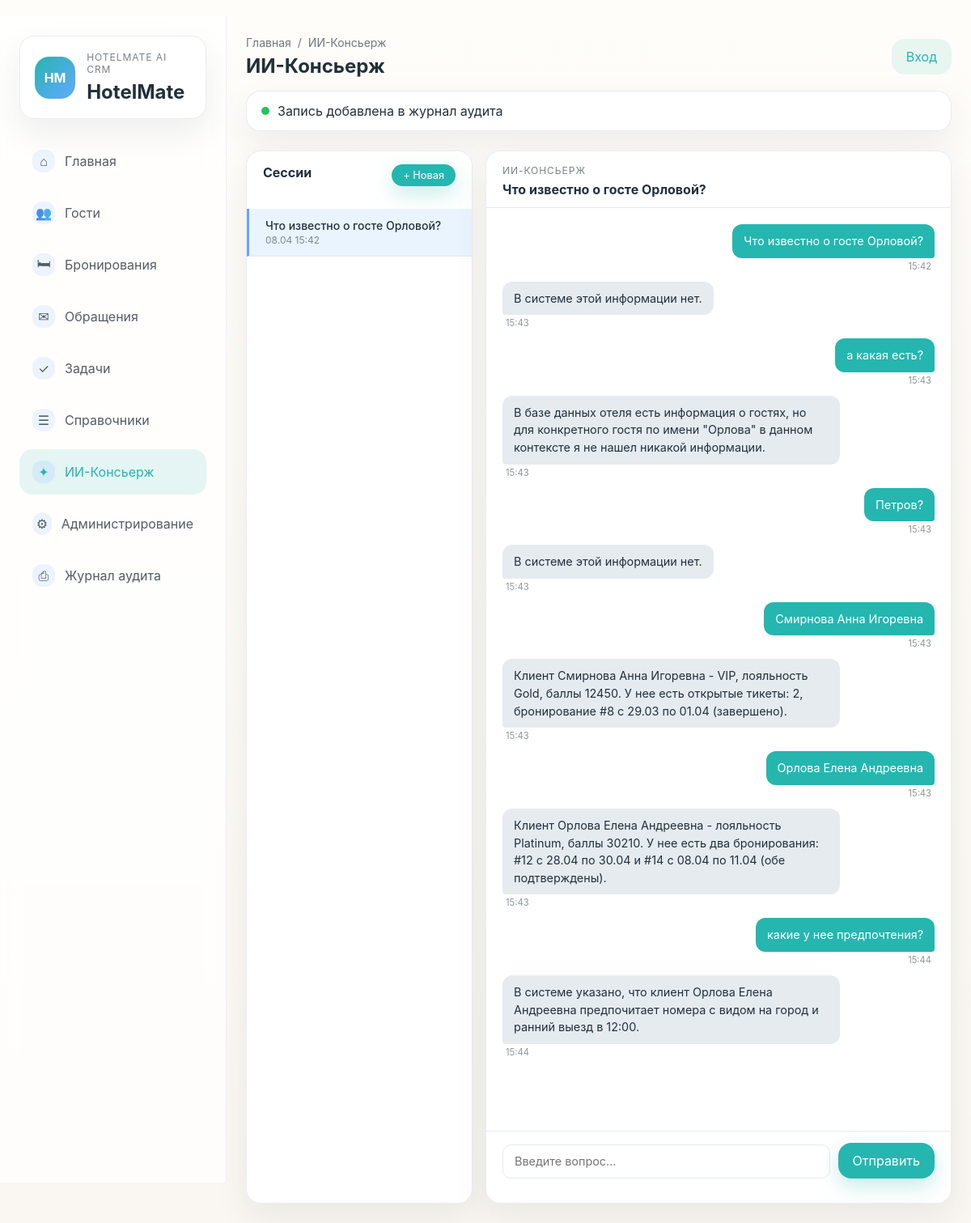
Screenshot of /ai/?session=1 with the database file from the repository.
### ui/models.py (models this page shows, shortened)
class TimestampedModel(models.Model):
    created_at = models.DateTimeField(auto_now_add=True)
    updated_at = models.DateTimeField(auto_now=True)
    class Meta:
        abstract = True

class AgentSession(TimestampedModel):
    title = models.CharField('заголовок', max_length=200, blank=True, default='')
    class Meta:
        verbose_name = 'Сессия ИИ'
        verbose_name_plural = 'Сессии ИИ'
        ordering = ['-created_at']

class AgentMessage(models.Model):
    ROLE_USER      = 'user'
    ROLE_ASSISTANT = 'assistant'
    session    = models.ForeignKey(AgentSession, on_delete=models.CASCADE, related_name='messages')
    role       = models.CharField('роль', max_length=20)
    content    = models.TextField('текст')
    created_at = models.DateTimeField(auto_now_add=True)
    class Meta:
        verbose_name = 'Сообщение ИИ'
        verbose_name_plural = 'Сообщения ИИ'
        ordering = ['created_at']

### ui/views.py (the view)
# urls.py: path('ai/', views.ai_console, name='ai_console'),
def ai_console(request: HttpRequest) -> HttpResponse:
    context = base_context('ИИ-Консьерж', 'ИИ-Консьерж', [
        {'label': 'Главная', 'url_name': 'ui:dashboard'}, {'label': 'ИИ-Консьерж'},
    ])
    sessions = db.AgentSession.objects.order_by('-created_at')[:30]
    session_id = request.GET.get('session')
    active_session = None
    messages = []
    if session_id:
        active_session = db.AgentSession.objects.filter(pk=session_id).first()
        if active_session:
            messages = list(active_session.messages.order_by('created_at'))
    context.update({
        'sessions': sessions,
        'active_session': active_session,
        'messages': messages,
    })
    return render(request, 'ui/ai_console.html', context)

### ui/views.py (called while the page is built)
def base_context(active_page: str, title: str, breadcrumbs: list[dict]) -> dict:
    return {
        'nav_items': NAV_ITEMS,
        'active_page': active_page,
        'page_title': title,
        'breadcrumbs': breadcrumbs,
        'notice': 'Запись добавлена в журнал аудита',
    }

### ui/templates/ui/ai_console.html (shortened to what this page needs)
{% extends 'ui/base.html' %}
{% block content %}
<div class="ai-layout">
    <aside class="ai-sidebar card">
        <div class="section-head" style="padding:16px 20px 12px">
            <h3 style="font-size:1rem">Сессии</h3>
            <form method="post" action="{% url 'ui:ai_new_session' %}">
                <button class="btn btn-primary" type="submit" style="font-size:.8rem;padding:6px 14px">+ Новая</button>
            </form>
        </div>
        <div class="session-list">
            {% for s in sessions %}
                <a class="session-item {% if active_session.pk == s.pk %}active{% endif %}"
                   href="{% url 'ui:ai_console' %}?session={{ s.pk }}">
                    <span class="session-title">{{ s.title|default:"Новая сессия" }}</span>
                    <span class="session-date">{{ s.created_at|date:"d.m H:i" }}</span>
                </a>
            {% empty %}
                <p style="padding:16px;opacity:.6;font-size:.85rem">Нет сессий. Создайте первую.</p>
            {% endfor %}
        </div>
    </aside>
    <section class="ai-chat card">
        {% if active_session %}
            <div class="section-head" style="padding:16px 20px 12px;border-bottom:1px solid var(--mist)">
                <div>
                    <p class="eyebrow">ИИ-Консьерж</p>
                    <h3 id="chat-title" style="font-size:1rem">{{ active_session.title|default:"Новая сессия" }}</h3>
                </div>
            </div>
            <div class="chat-messages" id="chat-messages">
                {% for msg in messages %}
                    <div class="chat-bubble {{ msg.role }}">
                        <div class="bubble-content">{{ msg.content|linebreaksbr }}</div>
                        <div class="bubble-time">{{ msg.created_at|date:"H:i" }}</div>
                    </div>
                {% endfor %}
            </div>
            <form class="chat-input-row" id="chat-form" autocomplete="off">
                <textarea id="chat-input" name="message" class="chat-input"
                          placeholder="Введите вопрос..." rows="1"></textarea>
                <button class="btn btn-primary" type="submit" id="send-btn">Отправить</button>
            </form>
        {% endif %}
    </section>
</div>
{% endblock %}

### ui/static/ui/styles.css (style rules this page uses)
:root { --sand: #FAF7F2; --sea: #25B6B0; --sky: #63A8FF; --sunset: #FF8A6A; --graphite: #22303A; --mist: #E6EBF0; --success: #22C55E; --warning: #F59E0B; --danger: #EF4444; --white: #FFFFFF; --shadow: 0 16px 40px rgba(34, 48, 58, 0.08); --radius: 18px; }
* { box-sizing: border-box; }
body { margin: 0; font-family: Inter, -apple-system, BlinkMacSystemFont, 'Segoe UI', sans-serif; background: linear-gradient(180deg, #fffdf9 0%, var(--sand) 100%); color: var(--graphite); }
a { color: inherit; text-decoration: none; }
button, input, select, textarea { font: inherit; }
input, select, textarea { width: 100%; padding: 14px 16px; border: 1px solid var(--mist); border-radius: 14px; background: rgba(255, 255, 255, 0.9); color: var(--graphite); }
textarea { resize: vertical; }
.brand-card, .card, .notice-banner, .kanban-card, .info-card { border-radius: var(--radius); background: rgba(255, 255, 255, 0.95); border: 1px solid rgba(230, 235, 240, 0.9); box-shadow: var(--shadow); }
.eyebrow { margin: 0 0 6px; font-size: 12px; text-transform: uppercase; letter-spacing: 0.08em; color: rgba(34, 48, 58, 0.6); }
.brand-card h1, .topbar h2, .section-head h3, .profile-head h3, .metric-card h3 { margin: 0; }
.btn { border: none; border-radius: 16px; padding: 12px 18px; cursor: pointer; transition: transform 0.2s ease, box-shadow 0.2s ease; }
.btn-primary { color: var(--white); background: var(--sea); box-shadow: 0 10px 24px rgba(37, 182, 176, 0.25); }
.card, .metric-card, .kanban-column { padding: 20px; }
.section-head, .list-row, .profile-head, .card-meta, .table-row, .timeline-item, .message-bubble { display: flex; align-items: flex-start; justify-content: space-between; gap: 16px; }

### ui/templates/ui/ai_console.html (style rules this page uses)
.ai-layout { display: grid; grid-template-columns: 280px 1fr; gap: 16px; height: calc(100vh - 140px); min-height: 500px; }
.ai-sidebar { display:flex; flex-direction:column; overflow:hidden; padding:0; }
.session-list { overflow-y:auto; flex:1; }
.session-item { display:flex; flex-direction:column; gap:2px; padding:12px 20px; border-bottom:1px solid var(--mist); text-decoration:none; color:var(--graphite); transition:background .15s; }
.session-item.active { background:#eaf4ff; border-left:3px solid var(--sky); }
.session-title { font-size:.875rem; font-weight:500; white-space:nowrap; overflow:hidden; text-overflow:ellipsis; }
.session-date { font-size:.75rem; opacity:.55; }
.ai-chat { display:flex; flex-direction:column; padding:0; overflow:hidden; }
.chat-messages { flex:1; overflow-y:auto; padding:20px; display:flex; flex-direction:column; gap:12px; }
.chat-bubble { display:flex; flex-direction:column; max-width:78%; }
.chat-bubble.user { align-self:flex-end; align-items:flex-end; }
.chat-bubble.assistant { align-self:flex-start; }
.bubble-content { padding:10px 14px; border-radius:12px; font-size:.9rem; line-height:1.5; white-space:pre-wrap; }
.chat-bubble.user .bubble-content { background:var(--sea); color:#fff; border-bottom-right-radius:4px; }
.chat-bubble.assistant .bubble-content { background:var(--mist); color:var(--graphite); border-bottom-left-radius:4px; }
.bubble-time { font-size:.7rem; opacity:.5; margin-top:3px; padding:0 4px; }
.chat-input-row { display:flex; gap:10px; padding:14px 20px; border-top:1px solid var(--mist); align-items:flex-end; }
.chat-input { flex:1; resize:none; border:1px solid var(--mist); border-radius:10px; padding:10px 14px; font-size:.9rem; font-family:inherit; line-height:1.4; max-height:120px; overflow-y:auto; }

### rows the page displays
AgentSession: title "Что известно о госте Орловой?", created_at "08.04 15:42"
AgentMessage: content "Что известно о госте Орловой?", created_at "15:42"
AgentMessage: content "В системе этой информации нет.", created_at "15:43"
AgentMessage: content "а какая есть?", created_at "15:43"
AgentMessage: content "В базе данных отеля есть информация о гостях, но для конкретного гостя по имени \"Орлова\" в данном контексте я не нашел никакой информации.", created_at "15:43"
AgentMessage: content "Петров?", created_at "15:43"
AgentMessage: content "В системе этой информации нет.", created_at "15:43"
AgentMessage: content "Смирнова Анна Игоревна", created_at "15:43"
AgentMessage: content "Клиент Смирнова Анна Игоревна - VIP, лояльность Gold, баллы 12450. У нее есть открытые тикеты: 2, бронирование #8 с 29.03 по 01.04 (завершено).", created_at "15:43"
AgentMessage: content "Орлова Елена Андреевна", created_at "15:43"
AgentMessage: content "Клиент Орлова Елена Андреевна - лояльность Platinum, баллы 30210. У нее есть два бронирования: #12 с 28.04 по 30.04 и #14 с 08.04 по 11.04 (обе подтверждены).", created_at "15:43"
AgentMessage: content "какие у нее предпочтения?", created_at "15:44"
AgentMessage: content "В системе указано, что клиент Орлова Елена Андреевна предпочитает номера с видом на город и ранний выезд в 12:00.", created_at "15:44"

### other values shown
{{ item.icon }} "⌂" "👥" "🛏" "✉" "✓" "☰" "✦" "⚙" "⎙"
{{ item.label }} "Главная" "Гости" "Бронирования" "Обращения" "Задачи" "Справочники" "ИИ-Консьерж" "Администрирование" "Журнал аудита"
{{ crumb.label }} "Главная"
{{ crumb.label }} "ИИ-Консьерж"
{{ page_title }} "ИИ-Консьерж"
{{ notice }} "Запись добавлена в журнал аудита"
